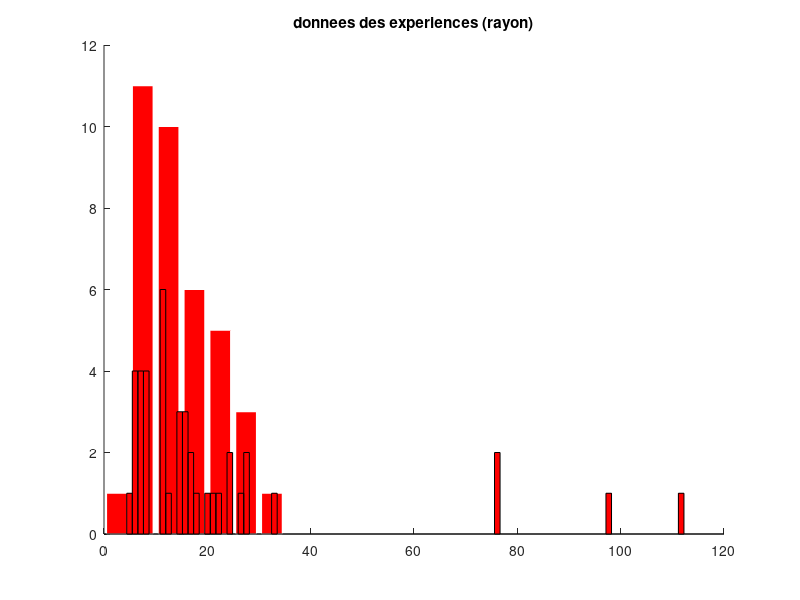
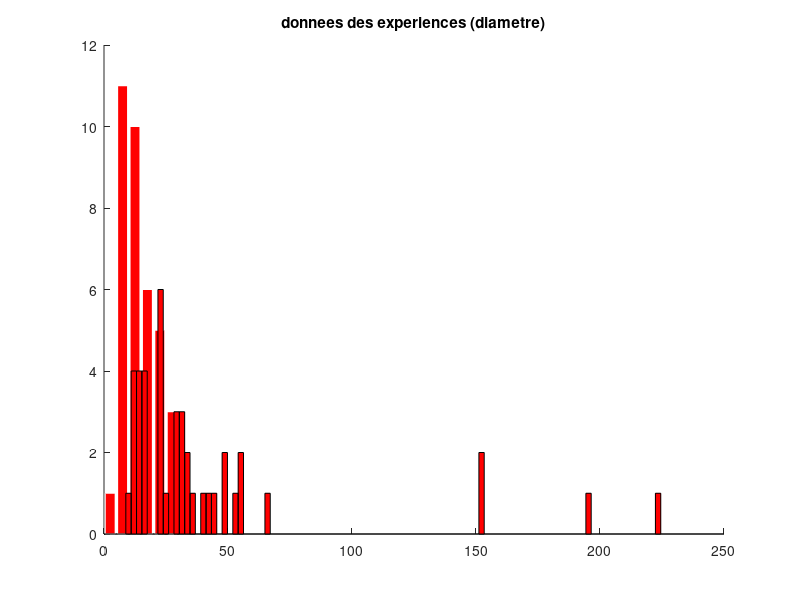

The MATLAB source for these figures, in order:
function trace()


t=[55.5 151.7 29.9 12.4 13.4 224.5 44.5 48.5 49.4 42.6 21.9 8.8 11 29.5 24.6 11.1 21.9 15.8 195.7 54.4 16.5 15 23.7 14.8 14.4 23.5 53.9 12.7 32.9 41 32.1 29.6 16.4 151.8 33.9 16.4 30.7 21.9 66.7 21.9 36.2 32.4];
m= max(t);
l = length(t);
nbbin=100;

%triage de t
t1=t;
for i=1:l;
    for j=i:l;
        if(t(j)<t(i))
            c=t(i);t(i)=t(j);t(j)=c;
        else c=0;
        end;
    end;
end;

t1;
t


figure(100);

hold on;
a=2.5:5:57.5;
b=[1,11,10,6,5,3,1,0,0,0,0,0];
bar(a,b);
h = findobj(gca,'Type','patch');
set(h,'FaceColor','r','EdgeColor','w');


t2=t/2;   % passage du diametre d'einstein au rayon
hist(t2,nbbin,'r');
title ('donnees des experiences (rayon)');
t2






figure(101);
hold on;
a=2.5:5:57.5;
b=[1,11,10,6,5,3,1,0,0,0,0,0];
bar(a,b);
h = findobj(gca,'Type','patch');
set(h,'FaceColor','r','EdgeColor','w');

hist(t,nbbin,'r');
title ('donnees des experiences (diametre)');

hold off;



%t1 = [8.8000,11.0000,11.1000,12.4000,12.7000,13.4000,14.4000,14.8000,15.0000,15.8000,16.4000,16.4000,16.5000,21.9000,21.9000,21.9000,21.9000,23.5000,23.7000,24.6000,29.5000,29.6000,29.9000,30.7000,32.1000,32.4000,32.9000,33.9000,36.2000,41.0000,42.6000,44.5000,48.5000,49.4000,53.9000,54.4000,55.5000,66.7000,151.7000,151.8000,195.7000,224.5000];

%t2 = [4.4000,5.5000,5.5500,6.2000,6.3500,6.7000,7.2000,7.4000,7.5000,7.9000,8.2000,8.2000,8.2500,10.9500,10.9500,10.9500,10.9500,11.7500,11.8500,12.3000,14.7500,14.8000,14.9500,15.3500,16.0500,16.2000,16.4500,16.9500,18.1000,20.5000,21.3000,22.2500,24.2500,24.7000,26.9500,27.2000,27.7500,33.3500,75.8500,75.9000,97.8500,112.2500];
